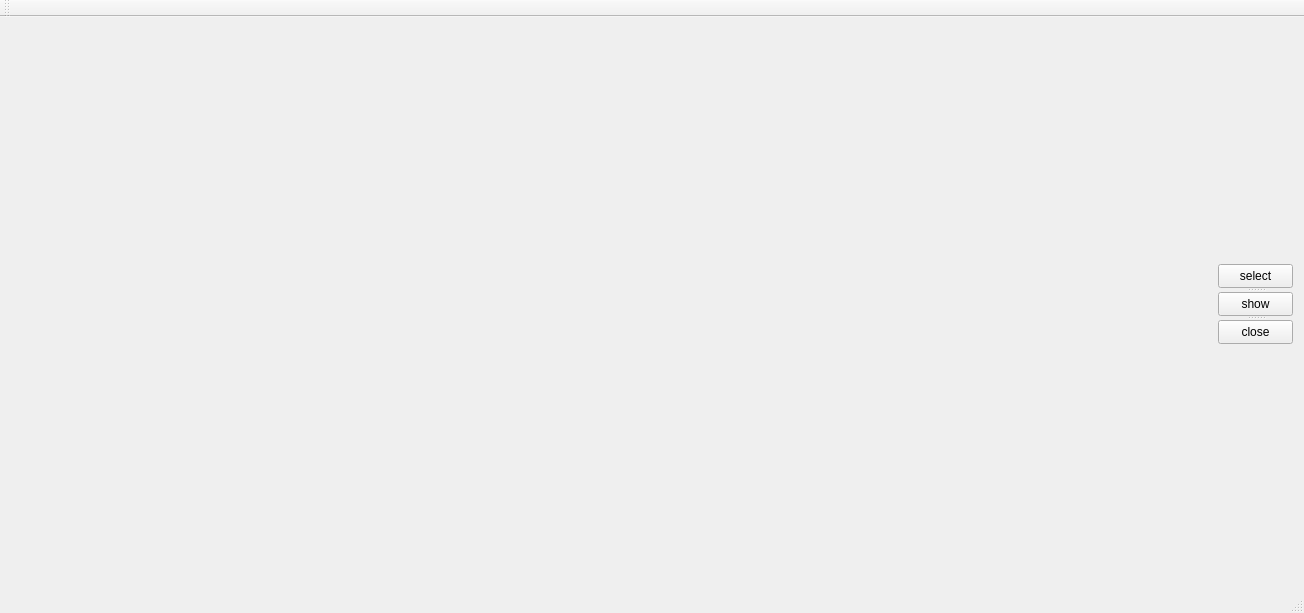
<?xml version="1.0" encoding="UTF-8"?>
<ui version="4.0">
 <class>showPointCloudClass</class>
 <widget class="QMainWindow" name="showPointCloudClass">
  <property name="geometry">
   <rect>
    <x>0</x>
    <y>0</y>
    <width>1300</width>
    <height>613</height>
   </rect>
  </property>
  <property name="windowTitle">
   <string>showPointCloud</string>
  </property>
  <widget class="QWidget" name="centralWidget">
   <layout class="QGridLayout" name="gridLayout">
    <item row="0" column="0">
     <widget class="QVTKOpenGLNativeWidget" name="widget" native="true">
      <property name="sizePolicy">
       <sizepolicy hsizetype="Preferred" vsizetype="Expanding">
        <horstretch>0</horstretch>
        <verstretch>0</verstretch>
       </sizepolicy>
      </property>
      <property name="minimumSize">
       <size>
        <width>1201</width>
        <height>541</height>
       </size>
      </property>
      <property name="autoFillBackground">
       <bool>false</bool>
      </property>
     </widget>
    </item>
    <item row="0" column="1">
     <widget class="QSplitter" name="splitter">
      <property name="orientation">
       <enum>Qt::Vertical</enum>
      </property>
      <widget class="QPushButton" name="pb_select">
       <property name="sizePolicy">
        <sizepolicy hsizetype="Fixed" vsizetype="Fixed">
         <horstretch>0</horstretch>
         <verstretch>0</verstretch>
        </sizepolicy>
       </property>
       <property name="minimumSize">
        <size>
         <width>75</width>
         <height>24</height>
        </size>
       </property>
       <property name="maximumSize">
        <size>
         <width>75</width>
         <height>24</height>
        </size>
       </property>
       <property name="text">
        <string>select</string>
       </property>
      </widget>
      <widget class="QPushButton" name="pb_show">
       <property name="sizePolicy">
        <sizepolicy hsizetype="Fixed" vsizetype="Fixed">
         <horstretch>0</horstretch>
         <verstretch>0</verstretch>
        </sizepolicy>
       </property>
       <property name="minimumSize">
        <size>
         <width>75</width>
         <height>24</height>
        </size>
       </property>
       <property name="maximumSize">
        <size>
         <width>75</width>
         <height>24</height>
        </size>
       </property>
       <property name="text">
        <string>show</string>
       </property>
      </widget>
      <widget class="QPushButton" name="pb_close">
       <property name="sizePolicy">
        <sizepolicy hsizetype="Fixed" vsizetype="Fixed">
         <horstretch>0</horstretch>
         <verstretch>0</verstretch>
        </sizepolicy>
       </property>
       <property name="minimumSize">
        <size>
         <width>75</width>
         <height>24</height>
        </size>
       </property>
       <property name="maximumSize">
        <size>
         <width>75</width>
         <height>24</height>
        </size>
       </property>
       <property name="font">
        <font>
         <italic>false</italic>
         <bold>false</bold>
         <underline>false</underline>
         <strikeout>false</strikeout>
        </font>
       </property>
       <property name="layoutDirection">
        <enum>Qt::RightToLeft</enum>
       </property>
       <property name="text">
        <string>close</string>
       </property>
      </widget>
     </widget>
    </item>
   </layout>
  </widget>
  <widget class="QMenuBar" name="menuBar">
   <property name="geometry">
    <rect>
     <x>0</x>
     <y>0</y>
     <width>1300</width>
     <height>22</height>
    </rect>
   </property>
  </widget>
  <widget class="QToolBar" name="mainToolBar">
   <attribute name="toolBarArea">
    <enum>TopToolBarArea</enum>
   </attribute>
   <attribute name="toolBarBreak">
    <bool>false</bool>
   </attribute>
  </widget>
  <widget class="QStatusBar" name="statusBar"/>
 </widget>
 <layoutdefault spacing="6" margin="11"/>
 <customwidgets>
  <customwidget>
   <class>QVTKOpenGLNativeWidget</class>
   <extends>QWidget</extends>
   <header location="global">QVTKOpenGLNativeWidget.h</header>
   <container>1</container>
  </customwidget>
 </customwidgets>
 <resources>
  <include location="showPointCloud.qrc"/>
 </resources>
 <connections>
  <connection>
   <sender>pb_close</sender>
   <signal>clicked()</signal>
   <receiver>showPointCloudClass</receiver>
   <slot>close()</slot>
   <hints>
    <hint type="sourcelabel">
     <x>1198</x>
     <y>198</y>
    </hint>
    <hint type="destinationlabel">
     <x>1231</x>
     <y>291</y>
    </hint>
   </hints>
  </connection>
 </connections>
</ui>
